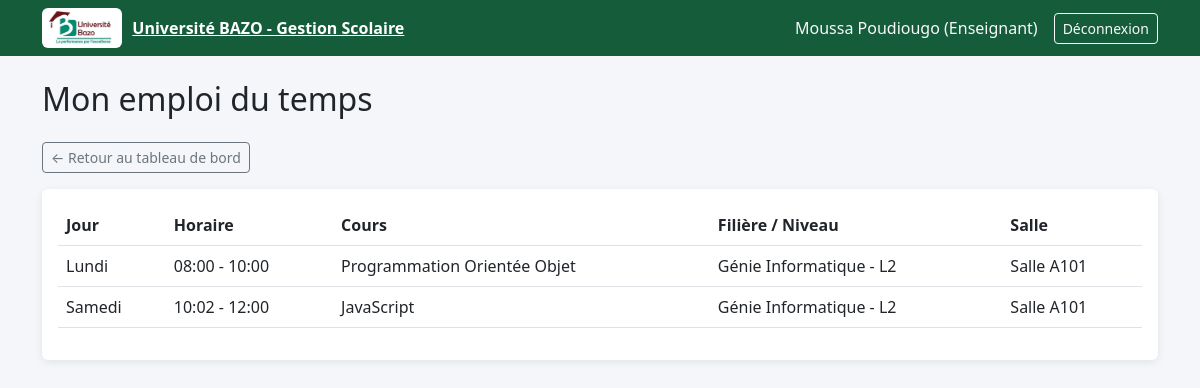
The app's page /emploi-temps/enseignant/ (signed in) with its own data.
### utilisateurs/models.py (models this page shows, shortened)
class Utilisateur(AbstractUser):
    ROLE_CHOICES = (
        ('etudiant', 'Étudiant'),
        ('enseignant', 'Enseignant'),
        ('admin', 'Administrateur'),
        ('caissier', 'Caissier'),
    )
    role = models.CharField(max_length=20, choices=ROLE_CHOICES)
    telephone = models.CharField(max_length=20, blank=True, null=True)

### emploi_temps/models.py (models this page shows, shortened)
class EmploiDuTemps(models.Model):
    JOUR_CHOICES = (
        ('LUNDI', 'Lundi'),
        ('MARDI', 'Mardi'),
        ('MERCREDI', 'Mercredi'),
        ('JEUDI', 'Jeudi'),
        ('VENDREDI', 'Vendredi'),
        ('SAMEDI', 'Samedi'),
    )
    cours = models.ForeignKey(
        Cours,
        on_delete=models.CASCADE,
        related_name='creneaux'
    )
    enseignant = models.ForeignKey(
        Enseignant,
        on_delete=models.CASCADE,
        related_name='creneaux'
    )
    salle = models.ForeignKey(
        Salle,
        on_delete=models.CASCADE,
        related_name='creneaux'
    )
    jour_semaine = models.CharField(max_length=10, choices=JOUR_CHOICES)
    heure_debut = models.TimeField()
    heure_fin = models.TimeField()
    class Meta:
        verbose_name = "Emploi du temps"
        verbose_name_plural = "Emplois du temps"

class Salle(models.Model):
    nom = models.CharField(max_length=50)
    capacite = models.PositiveIntegerField()
    class Meta:
        verbose_name = "Salle"
        verbose_name_plural = "Salles"

### cours/models.py (models this page shows, shortened)
class Cours(models.Model):
    intitule = models.CharField(max_length=150)
    credits = models.PositiveIntegerField(default=3)
    filiere = models.ForeignKey(
        Filiere,
        on_delete=models.CASCADE,
        related_name='cours'
    )
    niveau = models.ForeignKey(
        Niveau,
        on_delete=models.CASCADE,
        related_name='cours'
    )
    semestre = models.ForeignKey(
        Semestre,
        on_delete=models.CASCADE,
        related_name='cours'
    )
    enseignant = models.ForeignKey(
        Enseignant,
        on_delete=models.SET_NULL,
        related_name='cours',
        null=True,
        blank=True
    )
    class Meta:
        verbose_name = "Cours"
        verbose_name_plural = "Cours"

### academique/models.py (models this page shows)
class Filiere(models.Model):
    nom_filiere = models.CharField(max_length=100)
    description = models.TextField(blank=True, null=True)
    def __str__(self):
        return self.nom_filiere
    class Meta:
        verbose_name = "Filière"
        verbose_name_plural = "Filières"

class Niveau(models.Model):
    libelle = models.CharField(max_length=20)  # ex: L1, L2, L3, M1, M2
    def __str__(self):
        return self.libelle
    class Meta:
        verbose_name = "Niveau"
        verbose_name_plural = "Niveaux"

### emploi_temps/views.py (the view)
# urls.py: path('enseignant/', views.emploi_temps_enseignant_view, name='emploi_temps_enseignant'),
@login_required
def emploi_temps_enseignant_view(request):
    if request.user.role != 'enseignant':
        return redirect('redirection_dashboard')
    enseignant = request.user.profil_enseignant
    creneaux = EmploiDuTemps.objects.filter(
        enseignant=enseignant
    ).select_related('cours', 'salle')
    creneaux = sorted(creneaux, key=lambda c: (ORDRE_JOURS.index(c.jour_semaine), c.heure_debut))
    return render(request, 'emploi_temps/emploi_temps_enseignant.html', {
        'creneaux': creneaux
    })

### templates/emploi_temps/emploi_temps_enseignant.html (shortened to what this page needs)
{% extends 'base.html' %}
{% block content %}
<h2 class="mb-4">Mon emploi du temps</h2>
<a href="{% url 'dashboard_enseignant' %}" class="btn btn-outline-secondary btn-sm mb-3">&larr; Retour au tableau de bord</a>
<div class="card p-3">
    {% if creneaux %}
    <table class="table table-hover">
        <thead>
            <tr>
                <th>Jour</th>
                <th>Horaire</th>
                <th>Cours</th>
                <th>Filière / Niveau</th>
                <th>Salle</th>
            </tr>
        </thead>
        <tbody>
            {% for creneau in creneaux %}
            <tr>
                <td>{{ creneau.get_jour_semaine_display }}</td>
                <td>{{ creneau.heure_debut|time:"H:i" }} - {{ creneau.heure_fin|time:"H:i" }}</td>
                <td>{{ creneau.cours.intitule }}</td>
                <td>{{ creneau.cours.filiere }} - {{ creneau.cours.niveau }}</td>
                <td>{{ creneau.salle.nom }}</td>
            </tr>
            {% endfor %}
        </tbody>
    </table>
    {% else %}
    <p class="text-muted mb-0">Aucun créneau programmé pour le moment.</p>
    {% endif %}
</div>
{% endblock %}

### templates/base.html (shortened to what this page needs)
{% load static %}
<!DOCTYPE html>
<html lang="fr">
<head>
    <link href="https://cdn.jsdelivr.net/npm/bootstrap@5.3.0/dist/css/bootstrap.min.css" rel="stylesheet">
</head>
<body>
    {% if user.is_authenticated %}
    <nav class="navbar navbar-expand-lg navbar-dark navbar-bazo">
        <div class="container">
            <a class="navbar-brand-bazo" href="{% url 'redirection_dashboard' %}">
                <img src="{% static 'images/logo_bazo.jpeg' %}" alt="Logo Université BAZO">
                <span>Université BAZO - Gestion Scolaire</span>
            </a>
            <div class="d-flex align-items-center">
                <span class="text-light me-3">
                    {{ user.first_name }} {{ user.last_name }} ({{ user.get_role_display }})
                </span>
                <a href="{% url 'logout' %}" class="btn btn-outline-light btn-sm">Déconnexion</a>
            </div>
        </div>
    </nav>
    {% endif %}
    <div class="container mt-4">
        {% block content %}
        {% endblock %}
    </div>
</body>
</html>

### templates/base.html (style rules this page uses)
:root { --bazo-green: #1B7A4C; --bazo-green-dark: #145c3a; --bazo-red: #7A1F2B; }
body { background-color: #f4f6f9; }
.navbar-bazo { background-color: var(--bazo-green-dark); }
.navbar-brand-bazo { display: flex; align-items: center; gap: 10px; font-weight: bold; color: white; }
.navbar-brand-bazo img { height: 40px; border-radius: 6px; background: white; padding: 3px; }
.card { border: none; box-shadow: 0 2px 8px rgba(0,0,0,0.08); }
a { color: var(--bazo-green-dark); }

### records on screen
Utilisateur: first_name "Moussa", last_name "Poudiougo", role "Enseignant"
EmploiDuTemps: jour_semaine "Lundi", heure_debut "08:00", heure_fin "10:00", cours.intitule "Programmation Orientée Objet", cours.filiere "Génie Informatique", cours.niveau "L2", salle.nom "Salle A101"
EmploiDuTemps: jour_semaine "Samedi", heure_debut "10:02", heure_fin "12:00", cours.intitule "JavaScript", cours.filiere "Génie Informatique", cours.niveau "L2", salle.nom "Salle A101"
